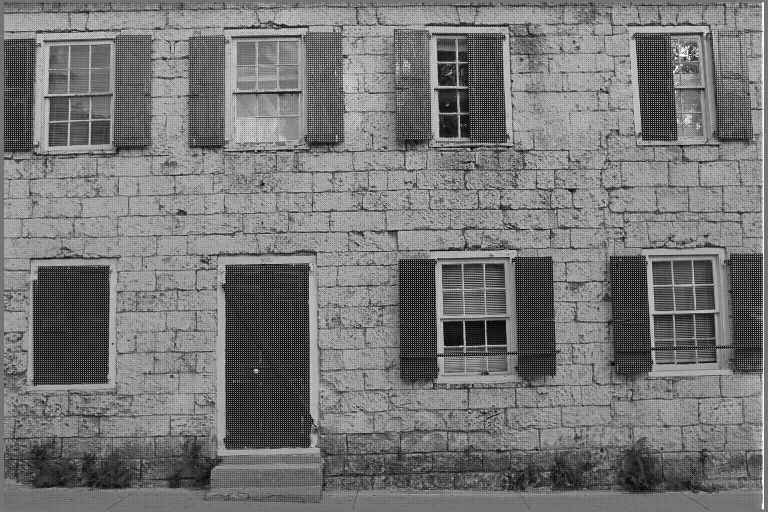
#> input picture 1 Demosaic/images/01.png, 768 x 512 px
$ jupyter execute demosaic.ipynb   (shell and % lines are left out)
#> lines starting #> are read from the running program, lines starting #| are printed output that depends on the picture
Маски Байеровского шаблона для трех каналов

[cell 1]
import numpy as np
import matplotlib.pyplot as plt

[cell 2]
def rgb_mask(greyscale_image):
    rgb_mask_snippet = np.array([
        [[0, 1, 0], [1, 0, 0]],
        [[0, 0, 1], [0, 1, 0]],
    ])
    n_rows = greyscale_image.shape[0]
    n_cols = greyscale_image.shape[1]

    rgb_mask = np.tile(rgb_mask_snippet, (n_rows // 2, n_cols // 2, 1))
    rgb_mask = rgb_mask[:n_rows, :n_cols, :]
    return rgb_mask

[cell 3]
zeros_image = np.zeros((10,10))
plt.imshow(rgb_mask(zeros_image)*255)

fig, ax = plt.subplots(ncols=3, figsize=(12, 4))
ax[0].imshow(rgb_mask(zeros_image)[:,:,0], cmap='Reds', vmax=1.5)
ax[1].imshow(rgb_mask(zeros_image)[:,:,1], cmap='Greens', vmax=1.5)
ax[2].imshow(rgb_mask(zeros_image)[:,:,2], cmap='Blues', vmax=1.5)
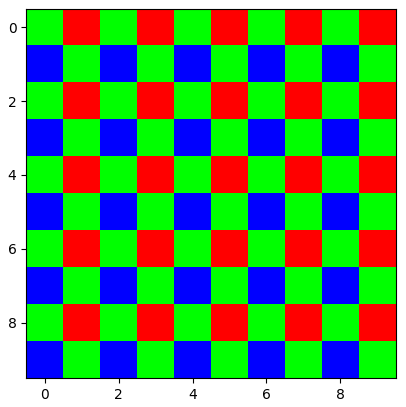
#> figure drawn by matplotlib, 1 panel
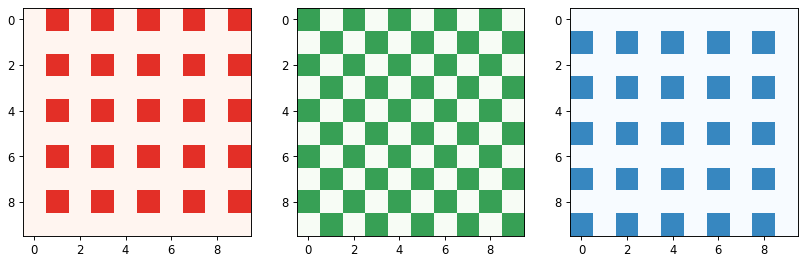
#> figure drawn by matplotlib, 3 panels
#> further down, img_1 is the input picture: shape (512, 768); min 2, max 255, mean 117.6

[cell 4]
from skimage.io import imread

def greyscale_to_rgb_shit(greyscale_image):
    rgb_masked = rgb_mask(greyscale_image)
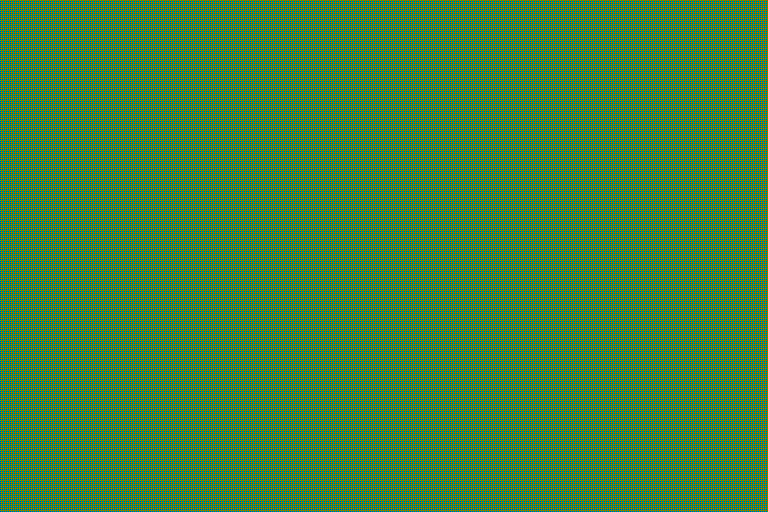
#> rgb_masked: shape (512, 768, 3) int64; mean of channels 0, 1, 2 0.25, 0.5, 0.25; drawn with 1 as white
    return rgb_masked * greyscale_image[:, :, np.newaxis]
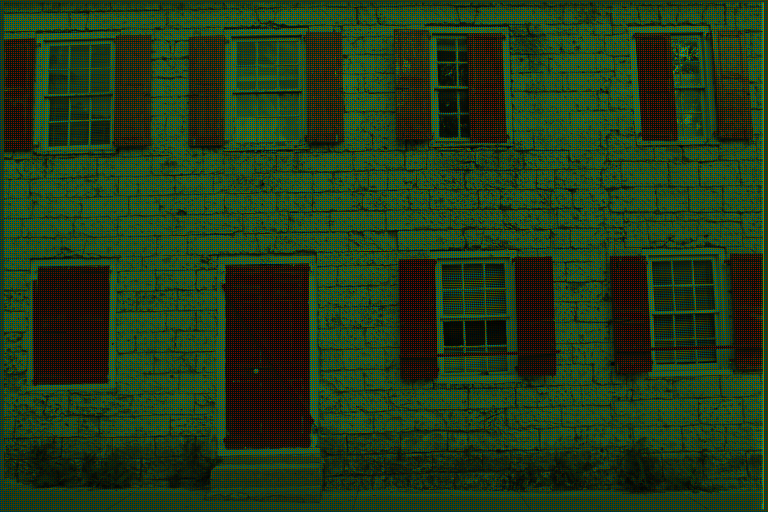
#> returned value: shape (512, 768, 3) int64; mean of channels 0, 1, 2 33.6, 58.7, 25.3; drawn as R, G, B

img_1 = imread('./images/01.png')
plt.imshow(greyscale_to_rgb_shit(img_1))
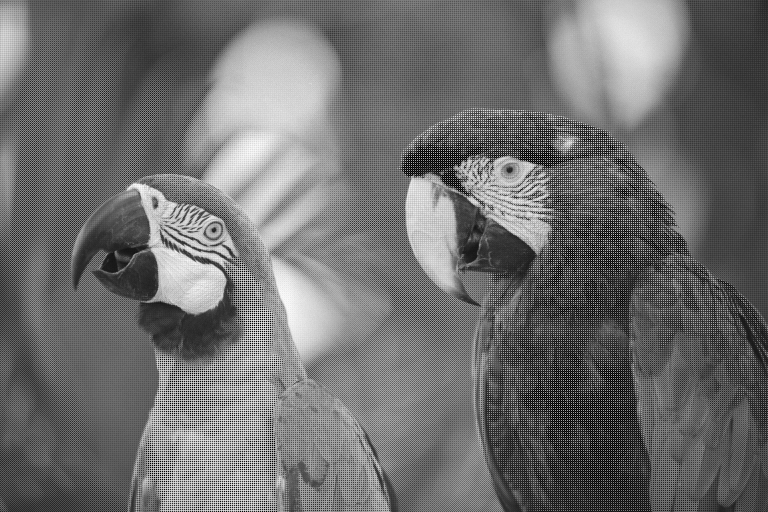
#> input picture 1 Demosaic/images/09.png, 768 x 512 px
#> further down, img_1 is the input picture: shape (512, 768); min 0, max 251, mean 109.7

[cell 5]
from scipy.signal import convolve2d
from skimage.io import imread
import cv2

def rgb_mask(greyscale_image):
    rgb_mask_snippet = np.array([
        [[0, 1, 0], [1, 0, 0]],
        [[0, 0, 1], [0, 1, 0]],
    ])
    n_rows = greyscale_image.shape[0]
#> n_rows = 512
    n_cols = greyscale_image.shape[1]
#> n_cols = 768

    rgb_mask = np.tile(rgb_mask_snippet, (n_rows // 2, n_cols // 2, 1))
    rgb_mask = rgb_mask[:n_rows, :n_cols, :]
    return rgb_mask

def greyscale_to_rgb_shit(greyscale_image):
    rgb_masked = rgb_mask(greyscale_image)
    return rgb_masked * greyscale_image[:, :, np.newaxis]
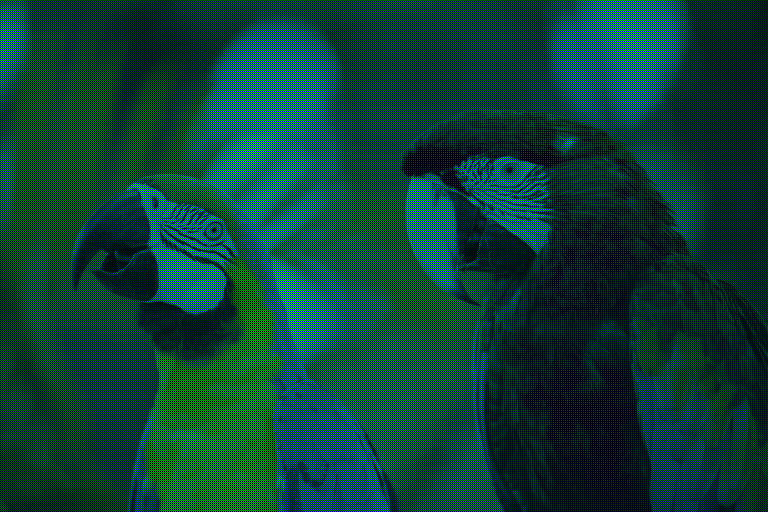
#> returned value: shape (512, 768, 3) int64; mean of channels 0, 1, 2 31.8, 57.2, 20.7; drawn as R, G, B

def bilinear_interpolation(greyscale_image):
    sum_kernel = np.ones((3, 3))
    rgb_masked = rgb_mask(greyscale_image).astype(np.float32)
    colored_image = greyscale_to_rgb_shit(greyscale_image).astype(np.float32)
    colored_image += cv2.filter2D(colored_image, -1, sum_kernel) / cv2.filter2D(rgb_masked, -1, sum_kernel) * ~(rgb_masked.astype(bool))
    return (colored_image).astype(int)

img_1 = imread('./images/09.png')
plt.imshow(bilinear_interpolation(img_1) / 255)

[cell 6]
def rgb_mask(greyscale_image):
    rgb_mask_snippet = np.array([
        [[0, 1, 0], [1, 0, 0]],
        [[0, 0, 1], [0, 1, 0]],
    ])
    n_rows = greyscale_image.shape[0]
#> n_rows = 512
    n_cols = greyscale_image.shape[1]
#> n_cols = 768

    rgb_mask = np.tile(rgb_mask_snippet, (n_rows // 2, n_cols // 2, 1))
    rgb_mask = rgb_mask[:n_rows, :n_cols, :]
    return rgb_mask

def even_row_column_mask(greyscale_image):
    n_rows = greyscale_image.shape[0]
#> n_rows = 512
    n_cols = greyscale_image.shape[1]
#> n_cols = 768
    odd_row_mask = np.tile(np.array([[0], [1]]), (n_rows//2, n_cols))[:n_rows, :n_cols].astype(bool)
    odd_col_mask = np.tile(np.array([[0, 1]]), (n_rows, n_cols//2))[:n_rows, :n_cols].astype(bool)
    return odd_row_mask, odd_col_mask

def greyscale_to_rgb_shit(greyscale_image):
    rgb_masked = rgb_mask(greyscale_image)
    return rgb_masked * greyscale_image[:, :, np.newaxis]

def better_interpolation(greyscale_image):
    G_at_R = G_at_B = np.array([
        [0, 0, -1, 0, 0],
        [0, 0, 2, 0, 0],
        [-1, 2, 4, 2, -1],
        [0, 0, 2, 0, 0],
        [0, 0, -1, 0, 0]
    ]) / 8

    R_at_G_in_R = B_at_G_in_B = np.array([
        [0, 0, .5, 0, 0],
        [0, -1, 0, -1, 0],
        [-1, 4, 5, 4, -1],
        [0, -1, 0, -1, 0],
        [0, 0, .5, 0, 0]
    ]) / 8

    R_at_G_in_B = B_at_G_in_R = R_at_G_in_R.T

    R_at_B_in_B = B_at_R_in_R = np.array([
        [0, 0, -1.5, 0, 0],
        [0, 2, 0, 2, 0],
        [-1.5, 0, 6, 0, -1.5],
        [0, 2, 0, 2, 0],
        [0, 0, -1.5, 0, 0]
    ]) / 8

    rgb_masked = rgb_mask(greyscale_image).astype(bool)
    even_row, even_col = even_row_column_mask(greyscale_image)
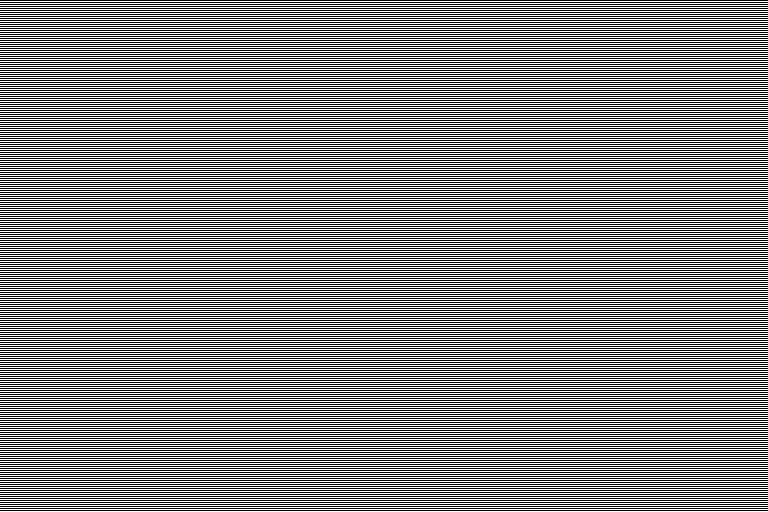
#> even_row: shape (512, 768) bool; 50% white in thin lines or dots
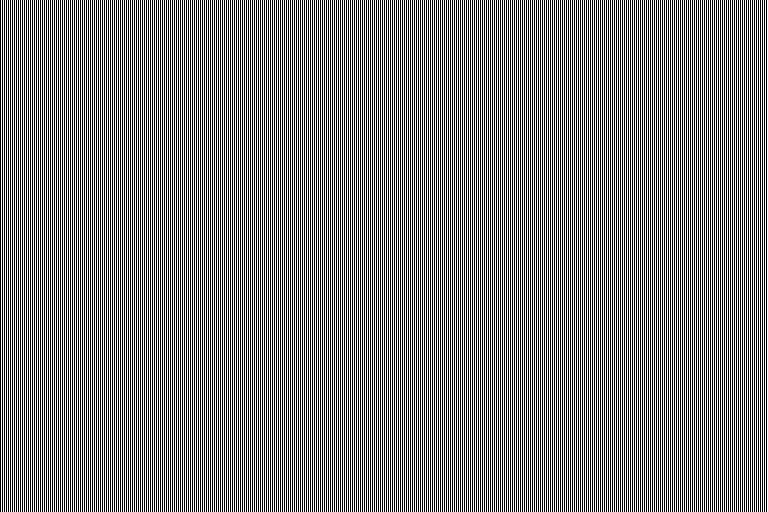
#> even_col: shape (512, 768) bool; 50% white in thin lines or dots
    sparse_image = greyscale_to_rgb_shit(greyscale_image).astype(np.float32)
    colored_image = sparse_image.copy()
    colored_image += ~rgb_masked[:, :, 1][:, :, None] * cv2.filter2D(sparse_image, -1, G_at_R) * [0, 1, 0]

    colored_image += (~rgb_masked[:, :, 0] * ~even_row)[:, :, None] * cv2.filter2D(sparse_image, -1, R_at_G_in_R) * [1, 0, 0]
    colored_image += (~rgb_masked[:, :, 0] * (even_row * even_col))[:, :, None] * cv2.filter2D(sparse_image, -1, R_at_G_in_B) * [1, 0, 0]
    colored_image += (~rgb_masked[:, :, 0] * (even_row * ~even_col))[:, :, None] * cv2.filter2D(sparse_image, -1, R_at_B_in_B) * [1, 0, 0]

    colored_image += (~rgb_masked[:, :, 2] * even_row)[:, :, None] * cv2.filter2D(sparse_image, -1, B_at_G_in_B) * [0, 0, 1]
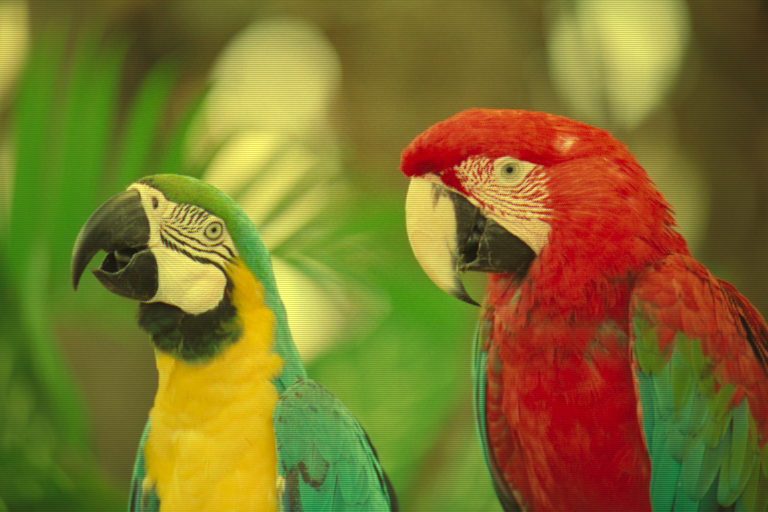
#> colored_image: shape (512, 768, 3) float32; mean of channels 0, 1, 2 127.2, 114.4, 41.5; drawn as R, G, B
    colored_image += (~rgb_masked[:, :, 2] * (~even_row * ~even_col))[:, :, None] * cv2.filter2D(sparse_image, -1, B_at_G_in_R) * [0, 0, 1]
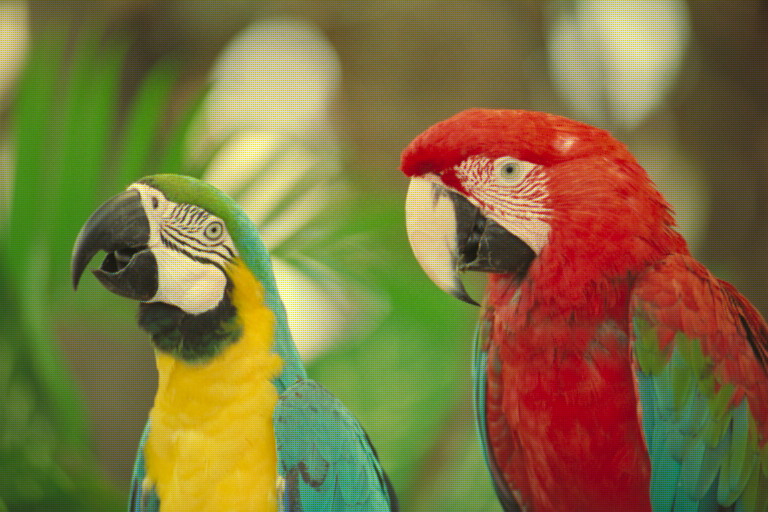
#> colored_image: shape (512, 768, 3) float32; mean of channels 0, 1, 2 127.2, 114.4, 62.2; drawn as R, G, B
    colored_image += (~rgb_masked[:, :, 2] * (~even_row * even_col))[:, :, None] * cv2.filter2D(sparse_image, -1, B_at_R_in_R) * [0, 0, 1]

    return colored_image.astype(np.uint8)


img_1 = imread('./images/09.png')
plt.imshow(better_interpolation(img_1))
